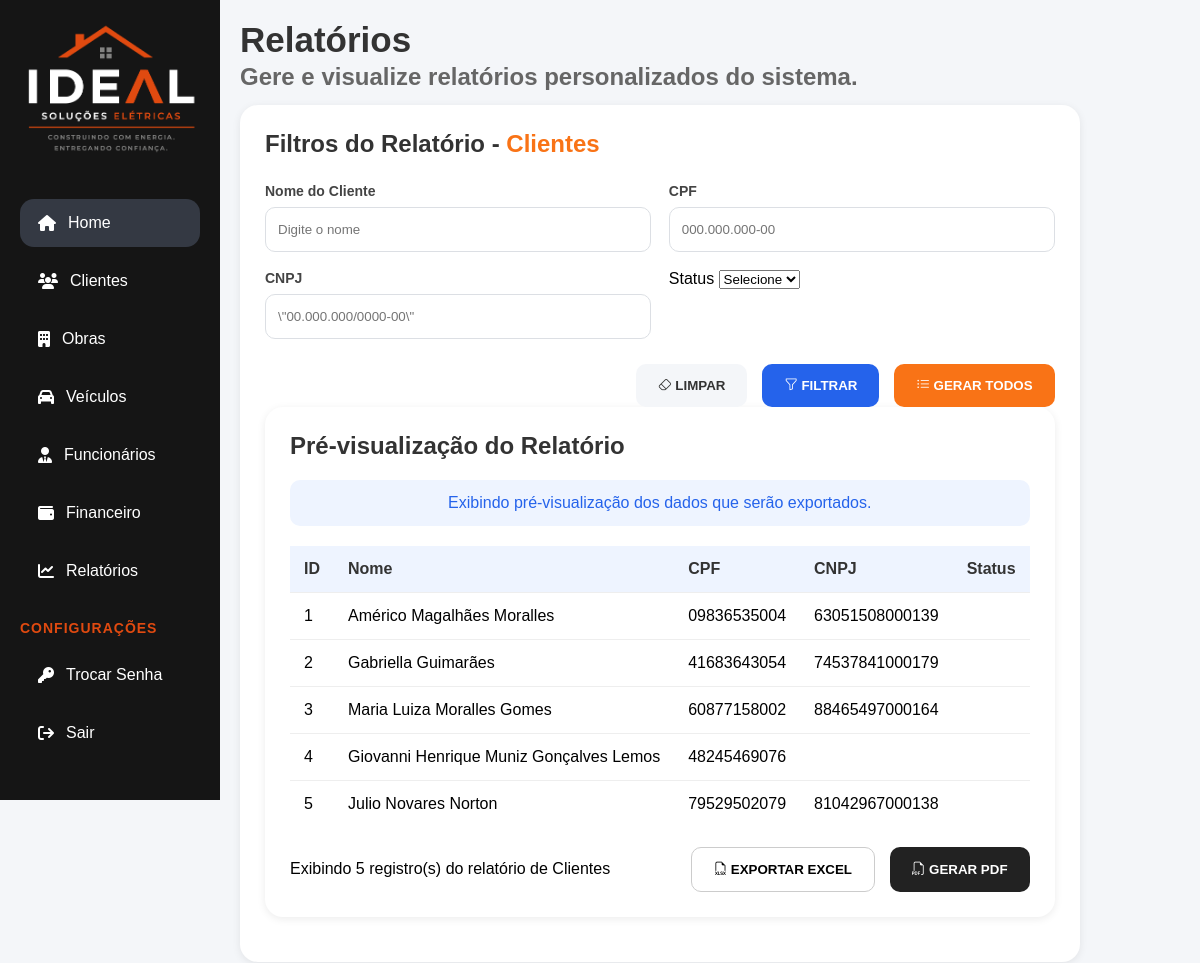
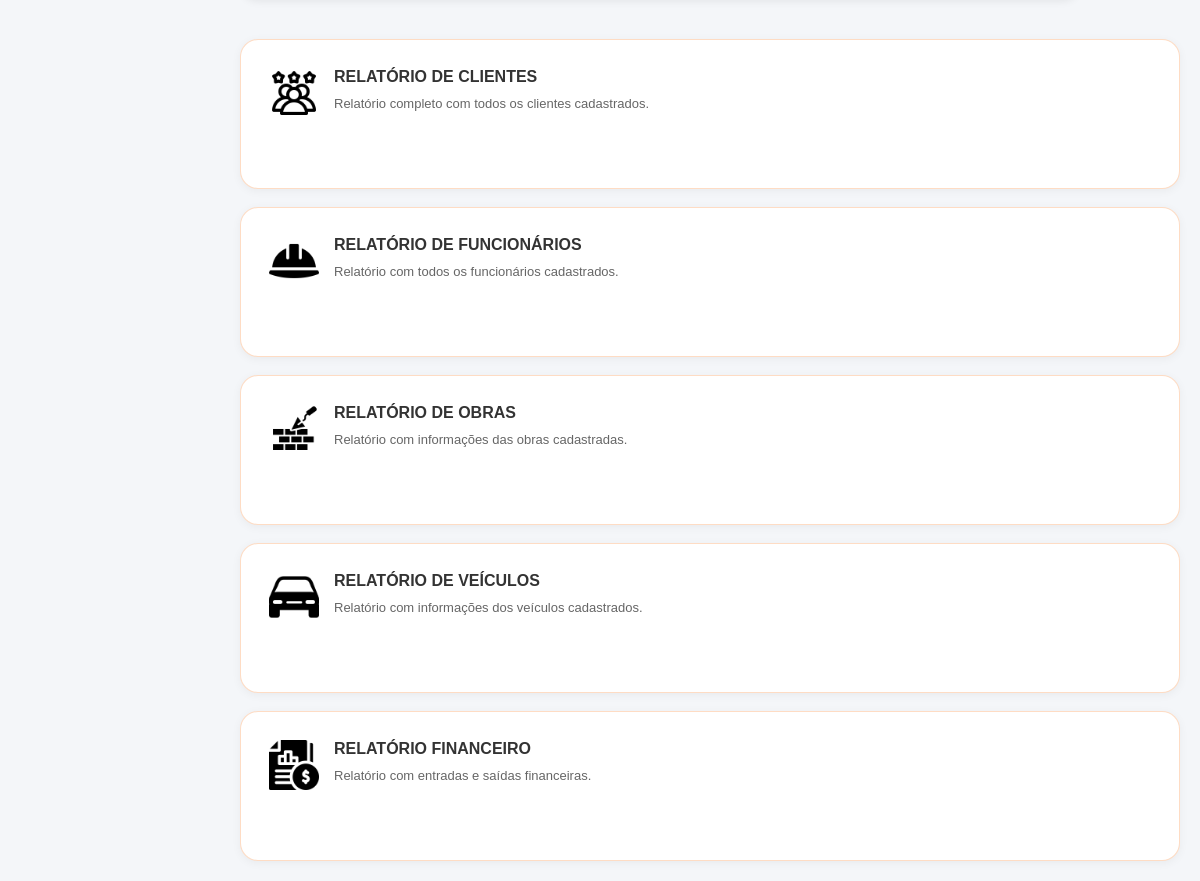
Screenshot of /public/index.php?url=relatorios&relatorio=clientes (signed in) with the database file from the repository (2 pictures, top to bottom).
### tables this page shows
CREATE TABLE cliente (
    idCliente INT AUTO_INCREMENT PRIMARY KEY,
    nomeCliente VARCHAR(45) NOT NULL,
    cpf CHAR(11) UNIQUE,
    cnpj CHAR(14) UNIQUE,
    email VARCHAR(150),
    tipoCliente ENUM('Pessoa Física', 'Pessoa Jurídica'),
    tipoLogradouro VARCHAR(15),
    nomeLogradouro VARCHAR(100),
    numero VARCHAR(6),
    complemento VARCHAR(30),
    cidade VARCHAR(100),
    cep CHAR(8),
    estado CHAR(2),
    observacoes TEXT,
    CONSTRAINT chk_documento CHECK (cpf IS NOT NULL OR cnpj IS NOT NULL)

);

### app/Controllers/RelatoriosController.php (called while the page is built, shortened)
<?php
class RelatoriosController
{
    public function index()
    {
        $tiposRelatorios = [
            'clientes' => 'Clientes',
            'funcionarios' => 'Funcionários',
            'obras' => 'Obras',
            'veiculos' => 'Veículos',
            'financeiro' => 'Financeiro'
        ];
        $relatorio = $_GET['relatorio'] ?? 'funcionarios';
        $tipoSelecionado = $tiposRelatorios[$relatorio];
        $dados = $this->buscarRelatorio($relatorio);
        require_once __DIR__ . '/../Views/relatorios/index.php';
    }
    private function buscarRelatorio(string $tipo): array
    {
        $dados = [];
        switch ($tipo) {
            case 'clientes':
                $dados = $this->gerarRelatorioClientes();
                break;
        }
        return $dados;
    }
    private function gerarRelatorioClientes(): array
    {
        $clienteModel = new Cliente();
        $nomeFiltro = $_POST['nomeCliente'] ?? '';
        $documentoFiltro = $_POST['documento'] ?? '';
        if (!empty($nomeFiltro) || !empty($documentoFiltro)) {
            $clientes = $clienteModel->buscarComFiltros($nomeFiltro, $documentoFiltro);
        } else {
            $clientes = $clienteModel->listar();
        }
        return [
            'tipo' => 'clientes',
            'dados' => $clientes ?? [],
            'total' => count($clientes ?? [])
        ];
    }
}

### app/Models/Cliente.php (called while the page is built, shortened)
<?php
class Cliente
{
    private PDO $pdo;
    public function __construct()
    {
        $banco = new Conexao();
        $this->pdo = $banco->getConnection();
    }
    public function listar(): array
    {
        $sql = "SELECT * FROM cliente";
        $stmt = $this->pdo->prepare($sql);
        $stmt->execute();
        return $stmt->fetchAll(PDO::FETCH_ASSOC);
    }
}

### app/Config/Conexao.php (called while the page is built, shortened)
<?php
class Conexao
{
    private $host = 'localhost';
    private $db_name = 'empreiteira';
    private $username = 'root';
    private $password = '';
    private $port = '3306';
    public function getConnection()
    {
        $this->conn = null;
        try {
            $dsn = 'mysql:host=' . $this -> host . ';port=' . $this -> port . ';dbname=' . $this -> db_name .';charset=utf8';
            $this -> conn = new PDO($dsn, $this -> username, $this -> password);
            $this -> conn -> setAttribute(PDO::ATTR_ERRMODE, PDO::ERRMODE_EXCEPTION);
        } catch (Throwable $e) {
            error_log('Erro de conexão com o banco: ' . $e->getMessage());
        }
        return $this -> conn;
    }
}

### app/Views/relatorios/index.php (the view, shortened to what this page needs)
<?php
require_once __DIR__ . '/../includes/header.php';
?>
<link rel="stylesheet" href="https://cdn.jsdelivr.net/npm/bootstrap-icons@1.11.3/font/bootstrap-icons.min.css">
<link rel="stylesheet" href="/ideal/public/assets/css/dashboard.css">
<link rel="stylesheet" href="/ideal/public/assets/css/variables.css">
<link rel="stylesheet" href="/ideal/public/assets/css/relatorios.css?v=<?= time() ?>">
</head>
<body>
    <div class="dashboard-container">
        <?php include __DIR__ . '/../includes/sidebar.php'; ?>
        <main class="main-content">
            <div class="relatorios-container">
                <div class="titulo-pagina">
                    <h1>Relatórios</h1>
                    <p>
                        Gere e visualize relatórios personalizados do sistema.
                    </p>
                </div>
                <div class="conteudo-relatorios">
                    <section class="painel-relatorio">
                        <div class="card card-filtros">
                            <h2>
                                Filtros do Relatório -
                                <span><?= $tipoSelecionado ?></span>
                            </h2>
                            <form method="POST"
                                action="/ideal/public/index.php?url=relatorios&relatorio=<?= $relatorio ?>">
                                <div class="filtros-grid">
                                    <?php if ($relatorio == 'clientes'): ?>
                                        <div class="campo">
                                            <label>Nome do Cliente</label>
                                            <input type="text" name="nomeCliente" placeholder="Digite o nome">
                                        </div>
                                        <div class="campo">
                                            <label>CPF</label>
                                            <input type="text" name="cpf" placeholder="000.000.000-00">
                                        </div>
                                        <div class="campo">
                                            <label>CNPJ</label>
                                            <input type=\"text\" name=\"cnpj\" placeholder=\"00.000.000/0000-00\">
                                        </div>
                                        <div class=\"campo\">
                                            <label>Status</label>
                                            <select name=\"status\">
                                                <option value=\"\">Selecione</option>
                                            </select>
                                        </div>
                                    <?php endif; ?>
                                </div>
                                <div class="acoes-filtros">
                                    <button type="reset" class="btn-limpar">
                                        <i class="bi bi-eraser"></i>
                                        LIMPAR
                                    </button>
                                    <button type="submit" name="acao" value="filtrar" class="btn-filtrar">
                                        <i class="bi bi-funnel"></i>
                                        FILTRAR
                                    </button>
                                    <button type="submit" name="acao" value="todos" class="btn-todos">
                                        <i class="bi bi-list-ul"></i>
                                        GERAR TODOS
                                    </button>
                                </div>
                            </form>
                            <div class="card card-preview">
                                <h2>
                                    Pré-visualização do Relatório
                                </h2>
                                <div class="alerta-preview">
                                    Exibindo pré-visualização dos dados que serão exportados.
                                </div>
                                <div class="tabela-container">
                                    <table>
                                        <thead>
                                            <?php if ($relatorio == 'clientes'): ?>
                                                <tr>
                                                    <th>ID</th>
                                                    <th>Nome</th>
                                                    <th>CPF</th>
                                                    <th>CNPJ</th>
                                                    <th>Status</th>
                                                </tr>
                                            <?php endif; ?>
                                        </thead>
                                        <tbody>
                                            <?php if (!empty($dados['dados'])): ?>
                                                <?php foreach ($dados['dados'] as $linha): ?>
                                                    <tr>
                                                        <?php if ($relatorio == 'clientes'): ?>
                                                            <td><?= htmlspecialchars($linha['idCliente'] ?? '') ?></td>
                                                            <td><?= htmlspecialchars($linha['nomeCliente'] ?? '') ?></td>
                                                            <td><?= htmlspecialchars($linha['cpf'] ?? '') ?></td>
                                                            <td><?= htmlspecialchars($linha['cnpj'] ?? '') ?></td>
                                                            <td><?= htmlspecialchars($linha['status'] ?? '') ?></td>
                                                        <?php endif; ?>
                                                    </tr>
                                                <?php endforeach; ?>
                                            <?php endif; ?>
                                        </tbody>
                                    </table>
                                </div>
                                <div class="footer-preview">
                                    <p>
                                        <?php if (!empty($dados['total'])): ?>
                                            Exibindo <?= $dados['total'] ?> registro(s) do relatório de
                                            <?= $tipoSelecionado ?>
                                        <?php else: ?>
                                            Exibindo registros do relatório de <?= $tipoSelecionado ?>
                                        <?php endif; ?>
                                    </p>
                                    <div class="acoes-exportar">
                                        <button class="btn-excel"
                                            onclick="window.location.href='/ideal/public/index.php?url=relatorios/exportar-csv&relatorio=<?= $relatorio ?>'">
                                            <i class="bi bi-filetype-xlsx"></i>
                                            EXPORTAR EXCEL
                                        </button>
                                        <button class="btn-pdf"
                                            onclick="window.location.href='/ideal/public/index.php?url=relatorios/exportar-pdf&relatorio=<?= $relatorio ?>'">
                                            <i class="bi bi-filetype-pdf"></i>
                                            GERAR PDF
                                        </button>
                                    </div>
                                </div>
                            </div>
                    </section>
                    <aside class="sidebar-relatorios">
                        <a href="/ideal/public/index.php?url=relatorios&relatorio=clientes" class="card-relatorio">
                            <img src="/ideal/public/assets/icon/cliente.png" alt="Clientes">
                            <div>
                                <h3>RELATÓRIO DE CLIENTES</h3>
                                <p>
                                    Relatório completo com todos os clientes cadastrados.
                                </p>
                            </div>
                        </a>
                        <a href="/ideal/public/index.php?url=relatorios&relatorio=funcionarios" class="card-relatorio">
                            <img src="/ideal/public/assets/icon/funcionario2.png" alt="Funcionários">
                            <div>
                                <h3>RELATÓRIO DE FUNCIONÁRIOS</h3>
                                <p>
                                    Relatório com todos os funcionários cadastrados.
                                </p>
                            </div>
                        </a>
                        <a href="/ideal/public/index.php?url=relatorios&relatorio=obras" class="card-relatorio">
                            <img src="/ideal/public/assets/icon/obra2.png" alt="Obras">
                            <div>
                                <h3>RELATÓRIO DE OBRAS</h3>
                                <p>
                                    Relatório com informações das obras cadastradas.
                                </p>
                            </div>
                        </a>
                        <a href="/ideal/public/index.php?url=relatorios&relatorio=veiculos" class="card-relatorio">
                            <img src="/ideal/public/assets/icon/veiculo.png" alt="Veículos">
                            <div>
                                <h3>RELATÓRIO DE VEÍCULOS</h3>
                                <p>
                                    Relatório com informações dos veículos cadastrados.
                                </p>
                            </div>
                        </a>
                        <a href="/ideal/public/index.php?url=relatorios&relatorio=financeiro" class="card-relatorio">
                            <img src="/ideal/public/assets/icon/financeiro3.png" alt="Financeiro">
                            <div>
                                <h3>RELATÓRIO FINANCEIRO</h3>
                                <p>
                                    Relatório com entradas e saídas financeiras.
                                </p>
                            </div>
                        </a>
                    </aside>
                </div>
            </div>
        </main>
    </div>
</body>
</html>

### public/assets/css/dashboard.css (style rules this page uses)
* { margin: 0; padding: 0; box-sizing: border-box; font-family: Arial, Helvetica, sans-serif; }
body { background: var(--bg); }
.titulo-pagina { color: var(--text); font-family: "Segoe UI", Roboto, Helvetica, Arial, sans-serif; font-size: 24px; font-weight: 700; }
.titulo-pagina::after { content: ""; flex: 1; height: 1px; background: linear-gradient(to right, var(--orange-dark), transparent); opacity: 0.3; }

### public/assets/css/variables.css (style rules this page uses)
:root { --bg: #f4f6f9; --bg-login: #0d0d0d; --surface: #ffffff; --surface-alt: #eef4ff; --primary: #2563eb; --primary-light: #eef4ff; --success: #22c55e; --warning: #f59e0b; --danger: #ef4444; --orange: #f97316; --orange-dark: #e04a10; --orange-light: #f2b08f; --purple: #7c3aed; --info: #00bfff; --btn-primary: #3b82f6; --btn-success: #22c55e; --btn-warning: #f59e0b; --btn-danger: #ef4444; --btn-secondary: #d1d5db; --btn-dark: #343943; --btn-dark-hover: #23272f; --surface-dark: #222222; --bg-dark: #151515; --accent: #ff5a1f; --text: #333333; --text-secondary: #444444; --text-muted: #555555; --text-light: #666666; --border: #dcdfe4; --border-light: #e5e7eb; --border-soft: #dcdcdc; --radius-sm: 8px; --radius-md: 12px; --radius-default: 10px; --radius-lg: 18px; --shadow-sm: 0 2px 8px rgba(0, 0, 0, 0.08); --transition: all .2s ease; }

### rows the page displays
cliente: idCliente "1", nomeCliente "Américo Magalhães Moralles", cpf "09836535004", cnpj "63051508000139"
cliente: idCliente "2", nomeCliente "Gabriella Guimarães", cpf "41683643054", cnpj "74537841000179"
cliente: idCliente "3", nomeCliente "Maria Luiza Moralles Gomes", cpf "60877158002", cnpj "88465497000164"
cliente: idCliente "4", nomeCliente "Giovanni Henrique Muniz Gonçalves Lemos", cpf "48245469076"
cliente: idCliente "5", nomeCliente "Julio Novares Norton", cpf "79529502079", cnpj "81042967000138"

### other values shown
$tipoSelecionado "Clientes"
$dados['total'] "5"
